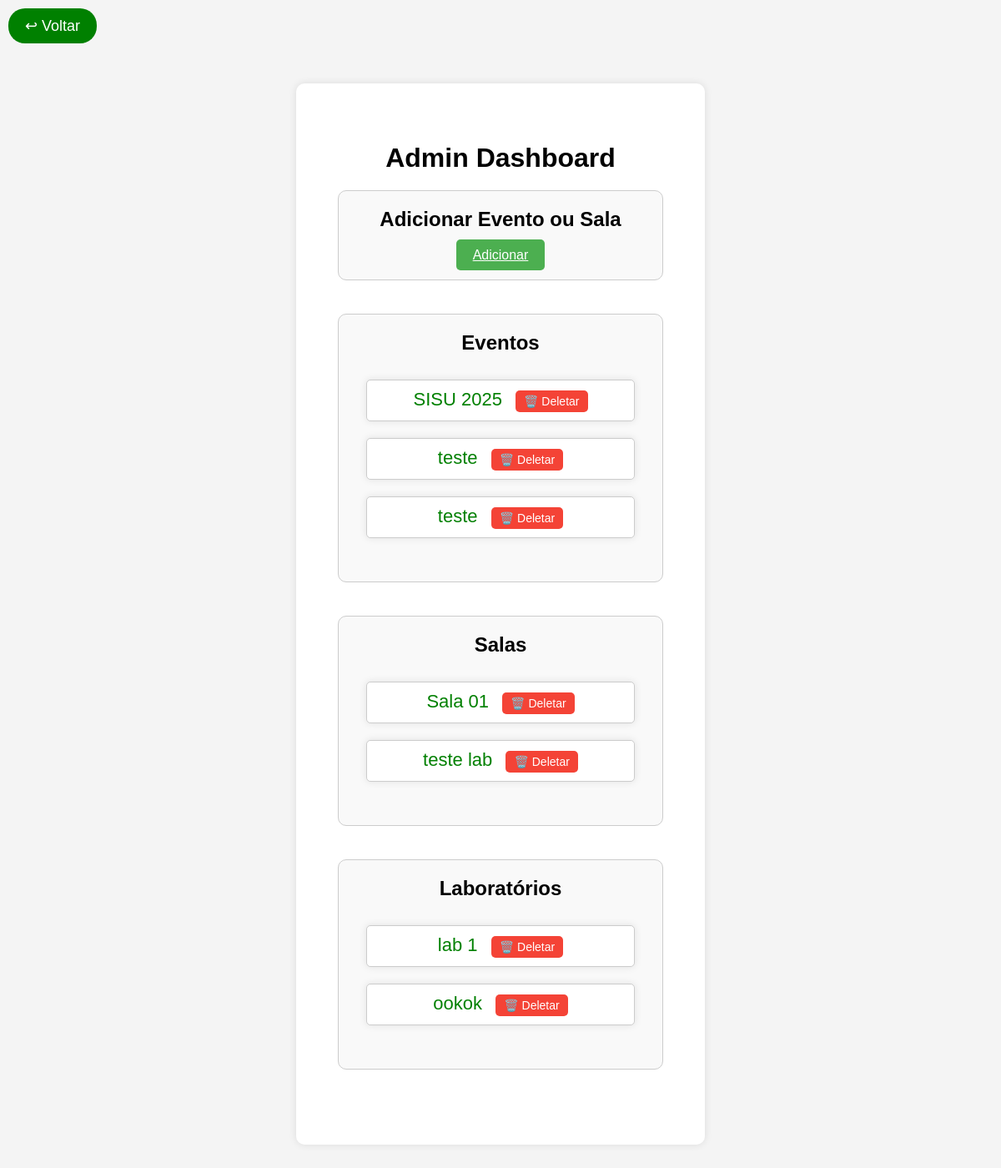
Page /admin (signed in) on the earlier database version.
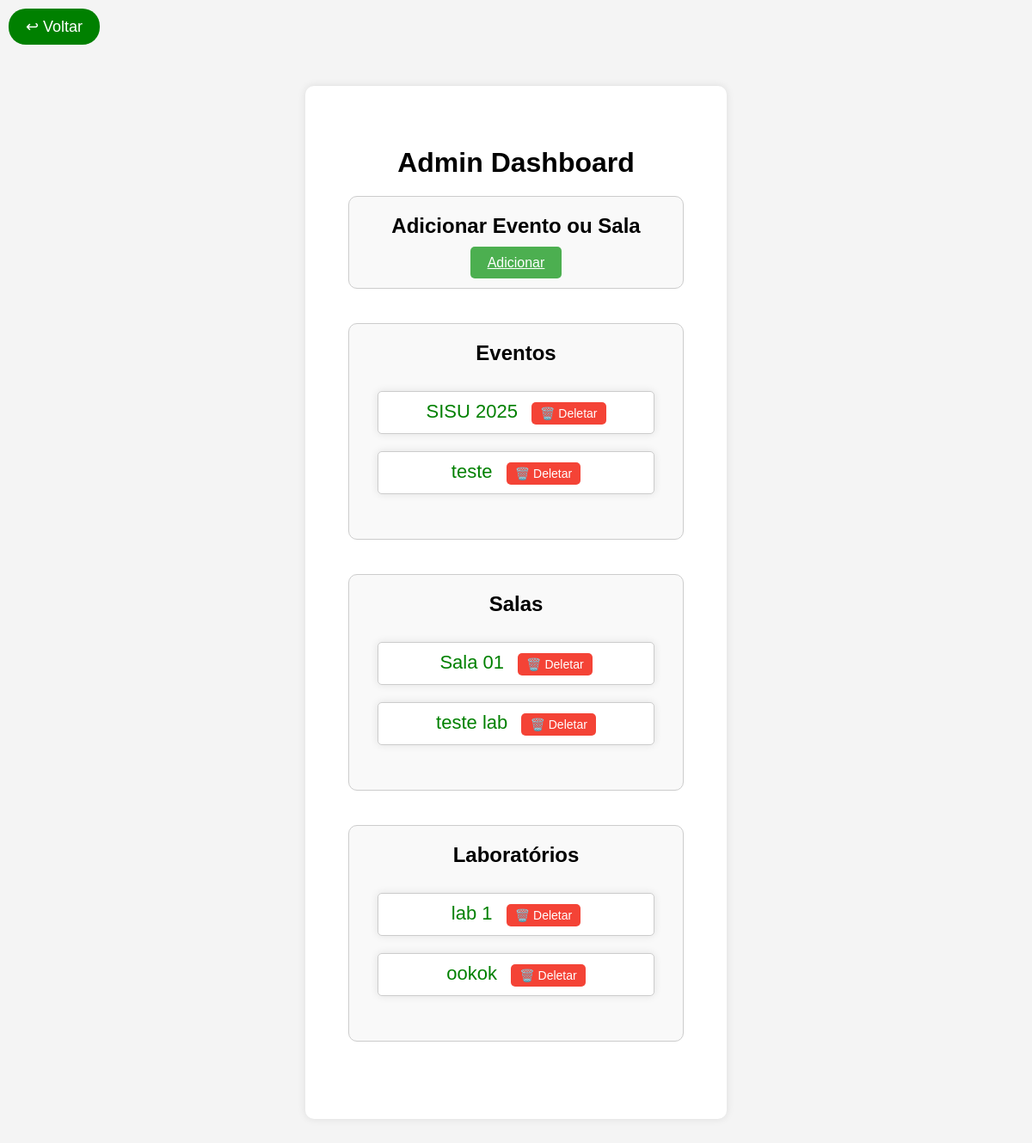
Same page on the later database version.
### models.py (models this page shows, shortened)
class Evento(db.Model):
    __tablename__ = 'evento'
    __table_args__ = {'extend_existing': True}
    id = db.Column(db.Integer, primary_key=True)
    titulo = db.Column(db.String(150), nullable=False)
    descricao = db.Column(db.Text, nullable=False)
    imagem = db.Column(db.String(300), nullable=True)
    tipo = db.Column(db.String(50), nullable=False)  # Novo campo para tipo (evento, sala, laboratório)

### routes.py (the view)
@routes.route('/admin')
@login_required
def admin_dashboard():
    eventos = Evento.query.all()
    return render_template('admin_dashboard.html', eventos=eventos)

### facade.py (called while the page is built)
        @self.login_manager.user_loader
        def load_user(user_id):
            if user_id == MasterUser().username:
                return MasterUser()
            return User.query.get(int(user_id))

### models.py (called while the page is built)
    @property
    def is_active(self):
        return True

### templates/admin_dashboard.html (shortened to what this page needs)
<!DOCTYPE html>
<html lang="pt-br">
<head>
    <link rel="stylesheet" href="{{ url_for('static', filename='css/styles.css') }}">
    <link rel="stylesheet" href="https://cdn.jsdelivr.net/npm/simple-keyboard/build/css/index.css">
</head>
<body>
    <div class="button-container">
        <button class="back-button" onclick="window.location.href='/'">↩ Voltar</button>
    </div>
    <div class="container admin-dashboard">
        <h1>Admin Dashboard</h1>
        <div class="section">
            <h2>Adicionar Evento ou Sala</h2>
            <a href="{{ url_for('routes.adicionar') }}" class="normal-button">Adicionar</a>
        </div>
        <div class="section">
            <h2>Eventos</h2>
            <ul class="lista-eventos" style="color: green; font-size: 22px;" >
                {% for evento in eventos if evento.tipo == 'evento' %}
                    <li class="evento-item">
                            {{ evento.titulo }}
                        <form method="POST" action="{{ url_for('routes.deletar_evento', evento_id=evento.id) }}" style="display:inline;">
                            <button type="submit" class="delete-button">🗑️ Deletar</button>
                        </form>
                    </li>
                {% endfor %}
            </ul>
        </div>
        <div class="section">
            <h2>Salas</h2>
            <ul class="lista-eventos"style=" color: green; font-size: 22px;">
                {% for evento in eventos if evento.tipo == 'sala' %}
                    <li class="evento-item">
                            {{ evento.titulo }}
                        <form method="POST" action="{{ url_for('routes.deletar_evento', evento_id=evento.id) }}" style="display:inline;">
                            <button type="submit" class="delete-button">🗑️ Deletar</button>
                        </form>
                    </li>
                {% endfor %}
            </ul>
        </div>
        <div class="section">
            <h2>Laboratórios</h2>
            <ul class="lista-eventos" style=" color: green; font-size: 22px;">
                {% for evento in eventos if evento.tipo == 'laboratorio' %}
                    <li class="evento-item">
                            {{ evento.titulo }}
                        <form method="POST" action="{{ url_for('routes.deletar_evento', evento_id=evento.id) }}" style="display:inline;">
                            <button type="submit" class="delete-button">🗑️ Deletar</button>
                        </form>
                    </li>
                {% endfor %}
            </ul>
        </div>
    </div>
</body>
</html>

Differences in the rows shown:
removed Evento: titulo "teste", shown under "Eventos"
